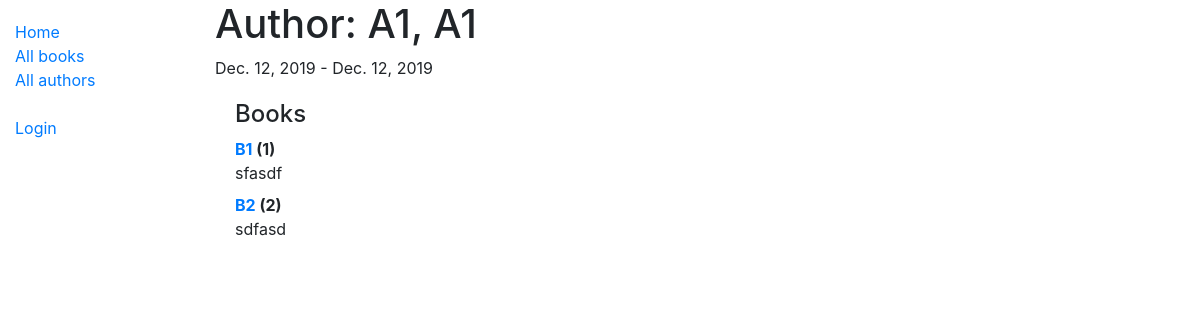
The app's page /catalog/author/1 with its own data.
### catalog/models.py (models this page shows, shortened)
class Author(models.Model):
    first_name = models.CharField(max_length=100)
    last_name = models.CharField(max_length=100)
    date_of_birth = models.DateField(null=True, blank=True)
    date_of_death = models.DateField('Died', null=True, blank=True)
    class Meta:
        ordering = ['last_name', 'first_name']

class Book(models.Model):
    title = models.CharField(max_length=200)
    author = models.ForeignKey('Author', on_delete=models.SET_NULL, null=True)
    summary = models.TextField(max_length=1000, help_text='Enter a brief description of the book')
    isbn = models.CharField('ISBN', max_length=13,
                            help_text='13 Character <a href="https://www.isbn-international.org/content/what-isbn">ISBN number</a>')
    genre = models.ManyToManyField(Genre, help_text='Select a genre for this book')
    language = models.ForeignKey('Language', on_delete=models.SET_NULL, null=True)
    def __str__(self):
        return self.title
    def display_genre(self):
        """Create a string for the Genre. This is required to display genre in Admin."""
        return ', '.join(genre.name for genre in self.genre.all()[:3])
    display_genre.short_description = 'Genre'

### catalog/views.py (the view, shortened to what this page needs)
# urls.py: path('author/<int:pk>', views.AuthorDetailView.as_view(), name='author-detail'),
class AuthorDetailView(generic.DetailView):
    model = Author

### catalog/templates/catalog/author_detail.html
{% extends "base_generic.html" %}
{% block content %}
  <h1>Author: {{ author.last_name }}, {{ author.first_name }}</h1>
  <p>{{ author.date_of_birth }} - {% if author.date_of_death %}{{author.date_of_death}}{% endif %}</p>
  <div style="margin-left:20px;margin-top:20px">
    <h4>Books</h4>
    <dl>
    {% for book in author.book_set.all %}
      <dt><a href="{% url 'book-detail' book.pk %}">{{book}}</a> ({{book.bookinstance_set.all.count}})</dt>
      <dd>{{book.summary}}</dd>
    {% endfor %}
    </dl>
  </div>
{% endblock %}

### records on screen
Author: last_name "A1", first_name "A1", date_of_birth "Dec. 12, 2019", date_of_death "Dec. 12, 2019"
Book: title "B1", bookinstance_set.all.count "1", summary "sfasdf"
Book: title "B2", bookinstance_set.all.count "2", summary "sdfasd"
